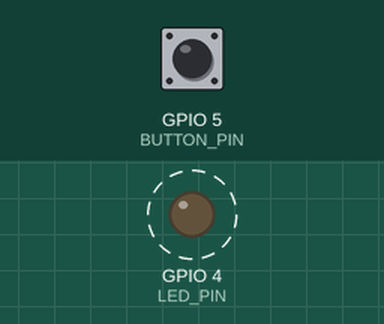
A program run on a simulated ESP32-S3. Parts: output pins drawn as LEDs (lit = HIGH). Dashed ring = blinking. The inputs (shaded band) are chosen by the test bench; at power-on: GPIO 5 (BUTTON_PIN) LOW. What the program prints to the serial monitor is not drawn.

Above: at 1.25 s.
1.3 s: GPIO 5 (BUTTON_PIN) pulled HIGH for 0.15 s
2.9 s: GPIO 5 (BUTTON_PIN) pulled HIGH for 1 s
At 3.2 s:
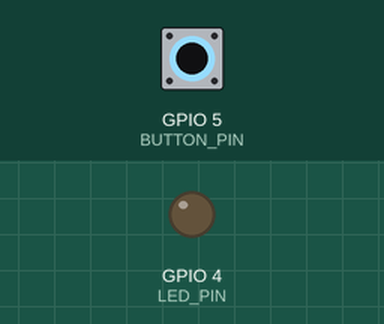
5.4 s: GPIO 5 (BUTTON_PIN) pulled HIGH for 3.2 s
At 5.5 s:
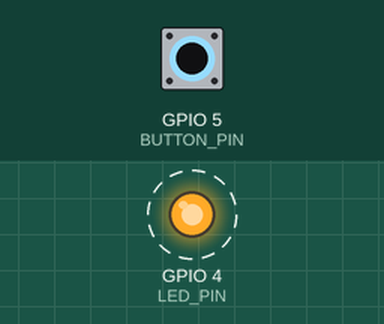
Timing chart, 0 to 16.1 s (numbered marks = the images above; inputs shaded):
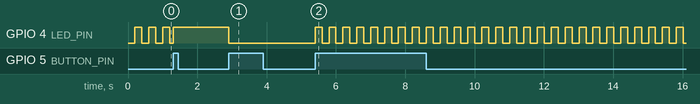

The program:

main.cpp
```cpp
#include <Arduino.h>
#include "config.h"
#include "Led.hpp"
#include "LedState.hpp"
#include "LedMode.hpp"

LedState state = LedState::OFF;
Led led(config::LED_PIN);
LedMode ledMode = LedMode::Blinking;

volatile bool buttonPressed = false;

void IRAM_ATTR buttonISR()
{
  buttonPressed = true;
}

void setup()
{
  Serial.begin(config::BAUDRATE);
  Serial.println("_________START_______________");
  led.init();
  pinMode(config::BUTTON_PIN, INPUT_PULLDOWN);
  attachInterrupt(
      digitalPinToInterrupt(config::BUTTON_PIN),
      buttonISR,
      RISING);
}

void loop()
{
  if(buttonPressed){
    switch (ledMode)
    {
      case LedMode::Blinking:
        ledMode = LedMode::AlwaysOn;
        break;
      case LedMode::AlwaysOn:
        ledMode = LedMode::AlwaysOff;
        break;
      case LedMode::AlwaysOff:
        ledMode = LedMode::Blinking;
        break;
    }

    buttonPressed = false;
  }

  switch (ledMode)
    {
      case LedMode::Blinking:
       led.blink(config::BLINKING_TIME);
       break;
      case LedMode::AlwaysOn:
        led.turnOn();
        break;
      case LedMode::AlwaysOff:
        led.turnOff();
        break;
    }
}
```

Led.hpp
```cpp
#pragma once
#include <Arduino.h>
#include "LedState.hpp"

class Led
{
private:
    uint8_t pin_;
    LedState state_;
    unsigned long previousTime_;

public:
    Led(uint8_t pin) : pin_(pin), state_(LedState::OFF) { previousTime_ = 0; };
    void init()
    {
        pinMode(pin_, OUTPUT);
        setState(state_);
    };

    void setState(LedState state)
    {
        digitalWrite(pin_, (state == LedState::ON) ? HIGH : LOW);
    };

    void toggleState()
    {
        state_ = (state_ == LedState::ON) ? LedState::OFF : LedState::ON;
        setState(state_);
    };

    void blink(uint32_t duration)
    {

        unsigned long currentTime = millis();

        if (currentTime - previousTime_ >= duration)
        {
            previousTime_ = currentTime;

            state_ = (state_ == LedState::ON)
                         ? LedState::OFF
                         : LedState::ON;
            setState(state_);
        }
    }

    void turnOn()
    {
        setState(LedState::ON);
    };

    void turnOff()
    {

        setState(LedState::OFF);
    };
};
```

LedMode.hpp
```cpp
#pragma once

enum class LedMode
{
    Blinking,
    AlwaysOn,
    AlwaysOff
};
```

LedState.hpp
```cpp
#pragma once
#include <Arduino.h>

enum class LedState:uint8_t {
    OFF,
    ON,
};
```

config.h
```cpp
#pragma once
#include <Arduino.h>
namespace config{
    constexpr uint32_t BAUDRATE = 115200;

    constexpr uint8_t LED_PIN = 4;
    constexpr uint8_t BUTTON_PIN = 5;
    constexpr uint32_t BLINKING_TIME = 200;
}
```

Measured:
- after the input at 2.9 s, GPIO 4 (LED_PIN): HIGH → LOW at once
- after the input at 5.4 s, GPIO 4 (LED_PIN): alternates HIGH for 0.20 s and LOW for 0.20 s, starting at once
